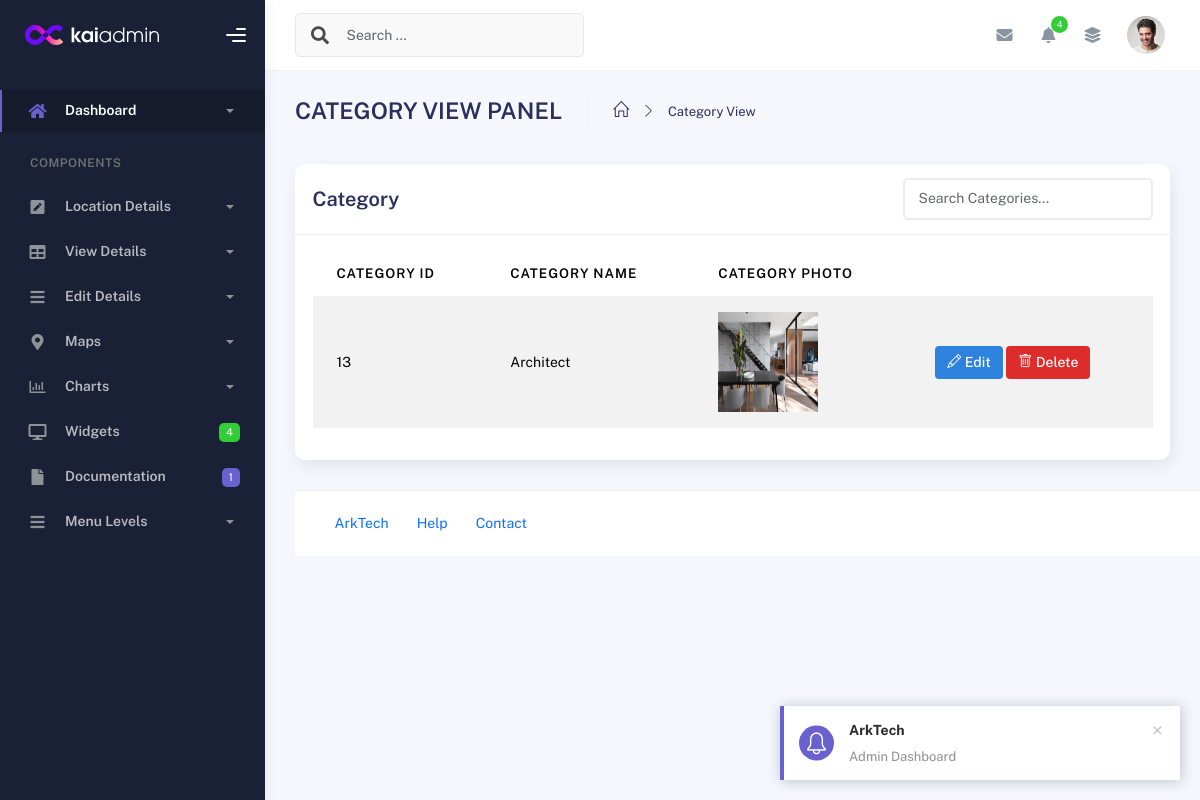
The app's page /Admin/categoryview.php with its own data.
### tables this page shows
CREATE TABLE IF NOT EXISTS `tbl_category` (
  `category_id` int NOT NULL AUTO_INCREMENT,
  `category_name` varchar(50) NOT NULL,
  `photo` varchar(100) NOT NULL,
  PRIMARY KEY (`category_id`)
);

### dboperation.php (called while the page is built, shortened)
<?php
class dboperation
{
    public $con,$res;
    function __construct()
    {
        $this->con=mysqli_connect("localhost","root","","arktech");
    }
    public function executequery($sql)
    {
        $this->res=mysqli_query($this->con,$sql);
        return $this->res;
    }
}
?>

### Admin/categoryview.php (the view, shortened to what this page needs)
<?php
include("header.php");
include("../dboperation.php");
$obj = new dboperation();
$s = "select * from tbl_category";
$res = $obj->executequery($s);
?>
        <div class="container">
          <div class="page-inner">
            <div class="page-header">
              <h3 class="fw-bold mb-3">CATEGORY VIEW PANEL</h3>
              <ul class="breadcrumbs mb-3">
                <li class="nav-home">
                  <a href="index.php">
                    <i class="icon-home"></i>
                  </a>
                </li>
                <li class="separator">
                  <i class="icon-arrow-right"></i>
                </li>
                <li class="nav-item">
                  <a href="#">Category View</a>
                </li>
              </ul>
            </div>
            <div class="row">
              <div class="col-md-12">
                <div class="card">
                  <div class="card-header d-flex justify-content-between align-items-center">
                      <h4 class="card-title m-0">Category</h4>
                      <div class="ms-auto">
                      <input type="text" id="categorySearch" class="form-control" style="width: 250px;" placeholder="Search Categories...">
                    </div>
                  </div>
                  <div class="card-body">
                    <div class="table-responsive">
                      <table
                        id="basic-datatables"
                        class="display table table-striped table-hover"
                      >
                        <thead>
                          <tr>
                            <th>Category ID</th>
                            <th>Category Name</th>
                            <th>Category Photo </th>
                          </tr>
                        </thead>
            <tbody>
              <?php
               while ($r = mysqli_fetch_array($res)) {
              ?>
                <tr>
                  <td><?php echo $r["category_id"]; ?></td>
                  <td><?php echo $r["category_name"]; ?></td>
                  <td> <img src="../uploads/<?php echo $r['photo']; ?>" width="100" height="100"> </td>
                  <td>
                <button class="btn-edit"
                    data-id="<?php echo $r['category_id']; ?>"
                    style="background-color:rgb(44, 130, 220); color: #fff; padding: 6px 12px; border: none; text-decoration: none; border-radius: 4px; font-weight: 500; display: inline-block;">
                   <i class="bi bi-pencil"></i> Edit
                  </button>
                 <button class="btn-delete"
                  data-id="<?php echo $r['category_id']; ?>"
                style="background-color:rgb(220, 44, 44); color: #fff; padding: 6px 12px; border: none; text-decoration: none; border-radius: 4px; font-weight: 500; display: inline-block;">
                <i class="bi bi-trash"></i> Delete
                </button>
              </td>
              </tr>
              <?php
              }
              ?>
            </tbody>
          </table>
        </div>
      </div>
    </div>
  </div>
</div>
<?php
include_once("footer.php");
?>

### records on screen
tbl_category: category_id "13", category_name "Architect", photo (picture)
